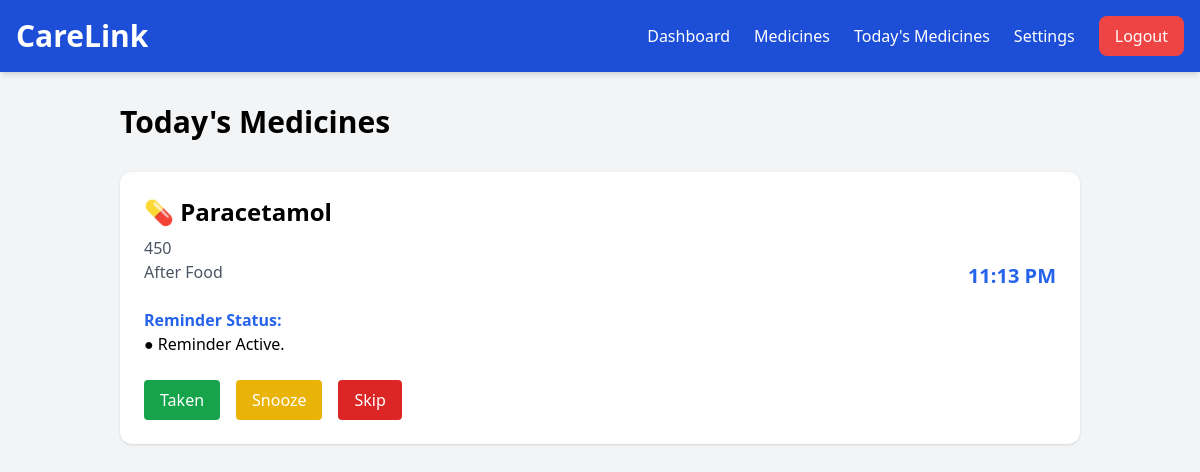
/patient/today_medicines.php (signed in), run on the app's committed database.
### tables this page shows
CREATE TABLE `schedules` (
  `id` int(11) NOT NULL,
  `medicine_id` int(11) NOT NULL,
  `dose_time` time NOT NULL,
  `reminder_enabled` tinyint(1) DEFAULT 1
);

CREATE TABLE `medicines` (
  `id` int(11) NOT NULL,
  `patient_id` int(11) NOT NULL,
  `medicine_name` varchar(100) NOT NULL,
  `dosage` varchar(50) DEFAULT NULL,
  `take_time` varchar(100) DEFAULT NULL,
  `frequency` enum('Once Daily','Twice Daily','Three Times Daily','Weekly','As Needed') NOT NULL,
  `meal_timing` enum('Before Food','After Food','With Food','Anytime') DEFAULT 'Anytime',
  `is_active` tinyint(1) DEFAULT 1,
  `instructions` text DEFAULT NULL,
  `notes` text DEFAULT NULL,
  `start_date` date DEFAULT NULL,
  `end_date` date DEFAULT NULL
);

### patient/today_medicines.php (the view, shortened to what this page needs)
<?php
require_once "../includes/header.php";
require_once "../config/db.php";
$patient_id = $_SESSION["user_id"];
$sql = "
SELECT
    medicines.medicine_name,
    medicines.dosage,
    medicines.meal_timing,
    schedules.id AS schedule_id,
    schedules.dose_time,
    dose_logs.status
FROM medicines
JOIN schedules
    ON medicines.id = schedules.medicine_id
LEFT JOIN dose_logs
    ON schedules.id = dose_logs.schedule_id
    AND dose_logs.log_date = CURDATE()
WHERE medicines.patient_id = ?
    AND medicines.is_active = 1
ORDER BY schedules.dose_time
";
$stmt = $conn->prepare($sql);
$stmt->bind_param("i", $patient_id);
$stmt->execute();
$result = $stmt->get_result();
?>
<div class="max-w-5xl mx-auto p-8">
    <h1 class="text-3xl font-bold mb-8">
        Today's Medicines
    </h1>
    <?php if ($result->num_rows == 0) { ?>
        <div class="bg-white rounded-xl shadow p-8 text-center">
            No medicines scheduled.
        </div>
    <?php } else { ?>
        <?php while ($row = $result->fetch_assoc()) {
            $status = $row["status"] ?? "Pending";
        ?>
            <div class="bg-white rounded-xl shadow mb-6 p-6">
                <div class="flex justify-between items-center">
                    <div>
                        <h2 class="text-2xl font-bold">
                            💊 <?php echo htmlspecialchars($row["medicine_name"]); ?>
                        </h2>
                        <p class="text-gray-600 mt-2">
                            <?php echo htmlspecialchars($row["dosage"]); ?><br>
                            <?php echo htmlspecialchars($row["meal_timing"]); ?>
                        </p>
                        <br>
                        <p class="text-blue-600 font-semibold">
                            Reminder Status:
                        </p>
                        <p>
                            <?php
                            if ($status == "Taken") {
                                echo "● Medicine completed successfully.";
                            } elseif ($status == "Skipped") {
                                echo "● Medicine was skipped.";
                            } elseif ($status == "Snoozed") {
                                echo "● Medicine has been snoozed.";
                            } else {
                                echo "● Reminder Active.";
                            }
                            ?>
                        </p>
                    </div>
                    <div class="text-right">
                        <p class="text-xl font-bold text-blue-600">
                            <?php echo date("h:i A", strtotime($row["dose_time"])); ?>
                        </p>
                    </div>
                </div>
                <div class="flex gap-4 mt-6">
                    <?php if ($status == "Pending") { ?>
                        <a
                            href="mark.php?id=<?php echo $row["schedule_id"]; ?>&status=Taken"
                            class="bg-green-600 text-white px-4 py-2 rounded">
                            Taken
                        </a>
                        <a
                            href="mark.php?id=<?php echo $row["schedule_id"]; ?>&status=Snoozed"
                            class="bg-yellow-500 text-white px-4 py-2 rounded">
                            Snooze
                        </a>
                        <a
                            href="mark.php?id=<?php echo $row["schedule_id"]; ?>&status=Skipped"
                            class="bg-red-600 text-white px-4 py-2 rounded">
                            Skip
                        </a>
                    <?php } else { ?>
                        <span class="text-green-600 font-semibold">
                            Already Marked ✓
                        </span>
                    <?php } ?>
                </div>
            </div>
        <?php } ?>
    <?php } ?>
</div>
<?php include "../includes/footer.php"; ?>

### data on the page
schedules: medicine.medicine_name "Paracetamol", medicine.dosage "450", medicine.meal_timing "After Food", dose_time "11:13 PM"
